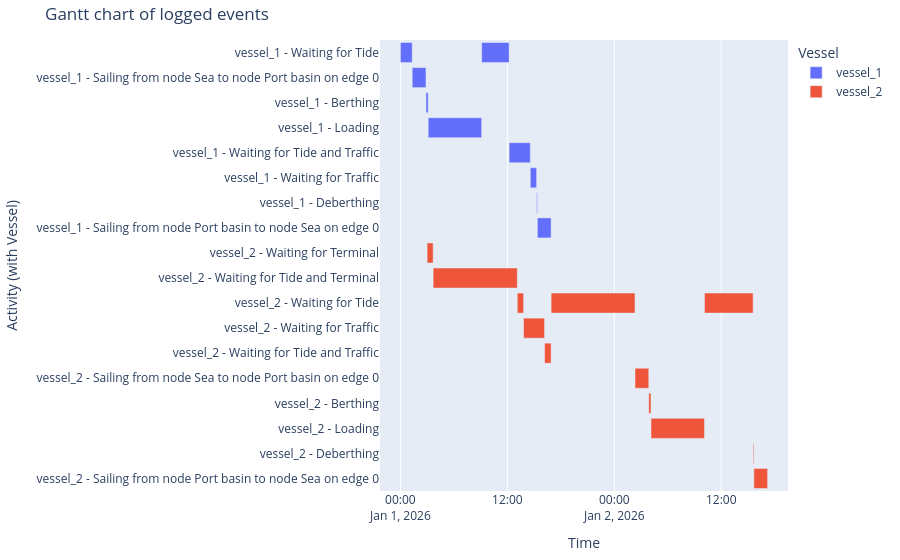

Notebook cell for this chart:
### Markdown cell above
###### Vessel processes
And the Gantt chart

### Code cell
df_eventtable = logbook2eventtable([vessel_1, vessel_2])
generate_vessel_gantt_chart(df_eventtable)

### Figure 1 — Plotly figure (JSON) as saved in the notebook; plotly's stock layout.template omitted (floating-point values rounded to 4 significant figures)
{"data": [{"base": ["2026-01-01T00:00:00.000000", "2026-01-01T01:19:30.000000", "2026-01-01T02:52:06.000000", "2026-01-01T03:07:06.000000", "2026-01-01T09:07:06.000000", "2026-01-01T12:11:55.000000", "2026-01-01T14:34:30.000000", "2026-01-01T15:17:06.000000", "2026-01-01T15:22:06.000000"], "hovertemplate": "object name=vessel_1<br>start time=%{base}<br>stop time=%{x}<br>activity label=%{y}<extra></extra>", "legendgroup": "vessel_1", "marker": {"color": "#636efa", "pattern": {"shape": ""}}, "name": "vessel_1", "orientation": "h", "showlegend": true, "textposition": "auto", "type": "bar", "x": [4770000, 5556000, 900000, 21600000, 11089000, 8555000, 2556000, 300000, 5556000], "xaxis": "x", "y": ["vessel_1 - Waiting for Tide", "vessel_1 - Sailing from node Sea to node Port basin on edge 0", "vessel_1 - Berthing", "vessel_1 - Loading", "vessel_1 - Waiting for Tide", "vessel_1 - Waiting for Tide and Traffic", "vessel_1 - Waiting for Traffic", "vessel_1 - Deberthing", "vessel_1 - Sailing from node Port basin to node Sea on edge 0"], "yaxis": "y"}, {"base": ["2026-01-01T03:00:00.000000", "2026-01-01T03:40:30.000000", "2026-01-01T13:06:54.000000", "2026-01-01T13:49:31.000000", "2026-01-01T16:10:30.000000", "2026-01-01T16:54:42.000000", "2026-01-02T02:19:30.000000", "2026-01-02T03:52:06.000000", "2026-01-02T04:07:06.000000", "2026-01-02T10:07:06.000000", "2026-01-02T15:34:30.000000", "2026-01-02T15:39:30.000000"], "hovertemplate": "object name=vessel_2<br>start time=%{base}<br>stop time=%{x}<br>activity label=%{y}<extra></extra>", "legendgroup": "vessel_2", "marker": {"color": "#EF553B", "pattern": {"shape": ""}}, "name": "vessel_2", "orientation": "h", "showlegend": true, "textposition": "auto", "type": "bar", "x": [2430000, 33984000, 2557000, 8459000, 2652000, 33888000, 5556000, 900000, 21600000, 19644000, 300000, 5556000], "xaxis": "x", "y": ["vessel_2 - Waiting for Terminal", "vessel_2 - Waiting for Tide and Terminal", "vessel_2 - Waiting for Tide", "vessel_2 - Waiting for Traffic", "vessel_2 - Waiting for Tide and Traffic", "vessel_2 - Waiting for Tide", "vessel_2 - Sailing from node Sea to node Port basin on edge 0", "vessel_2 - Berthing", "vessel_2 - Loading", "vessel_2 - Waiting for Tide", "vessel_2 - Deberthing", "vessel_2 - Sailing from node Port basin to node Sea on edge 0"], "yaxis": "y"}], "layout": {"barmode": "overlay", "legend": {"title": {"text": "Vessel"}, "tracegroupgap": 0}, "margin": {"b": 20, "l": 20, "r": 20, "t": 40}, "title": {"text": "Gantt chart of logged events"}, "xaxis": {"anchor": "y", "domain": [0, 1], "title": {"text": "Time"}, "type": "date"}, "yaxis": {"anchor": "x", "autorange": "reversed", "domain": [0, 1], "title": {"text": "Activity (with Vessel)"}}}}
